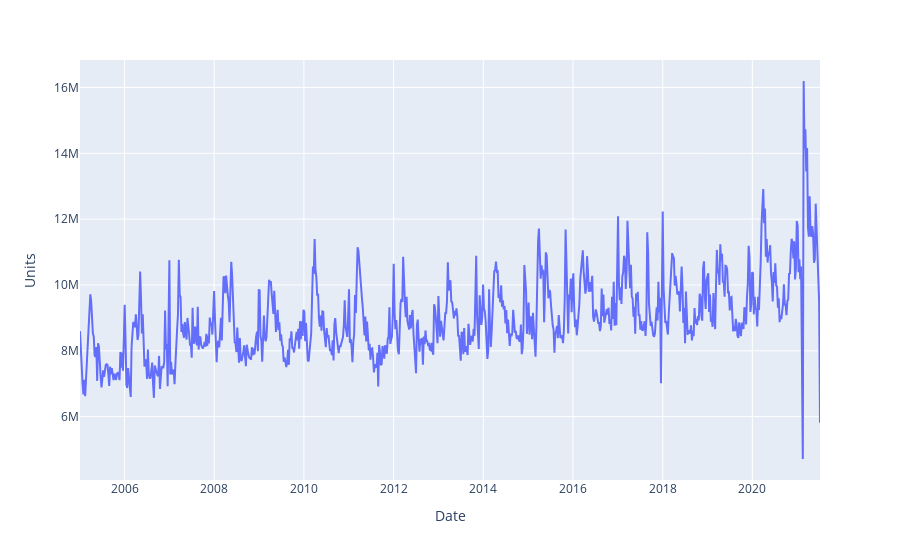

The notebook cell this image was saved under:
### Code cell
fig = px.line(x=weekly.index, y=weekly['Load Weight'], labels={'x':'Date', 'y':'Units'})
fig.show()

### Figure 1 — Plotly figure (JSON) as saved in the notebook; plotly's stock layout.template omitted (floating-point values rounded to 4 significant figures; data arrays with more than 128 entries replaced by an {"elided": "..."} marker saying what was removed)
{"data": [{"hovertemplate": "Date=%{x}<br>Units=%{y}<extra></extra>", "legendgroup": "", "line": {"color": "#636efa", "dash": "solid"}, "marker": {"symbol": "circle"}, "mode": "lines", "name": "", "orientation": "v", "showlegend": false, "type": "scatter", "x": {"elided": "862 str values"}, "xaxis": "x", "y": {"elided": "862 float values"}, "yaxis": "y"}], "layout": {"legend": {"tracegroupgap": 0}, "margin": {"t": 60}, "xaxis": {"anchor": "y", "domain": [0, 1], "title": {"text": "Date"}}, "yaxis": {"anchor": "x", "domain": [0, 1], "title": {"text": "Units"}}}}
